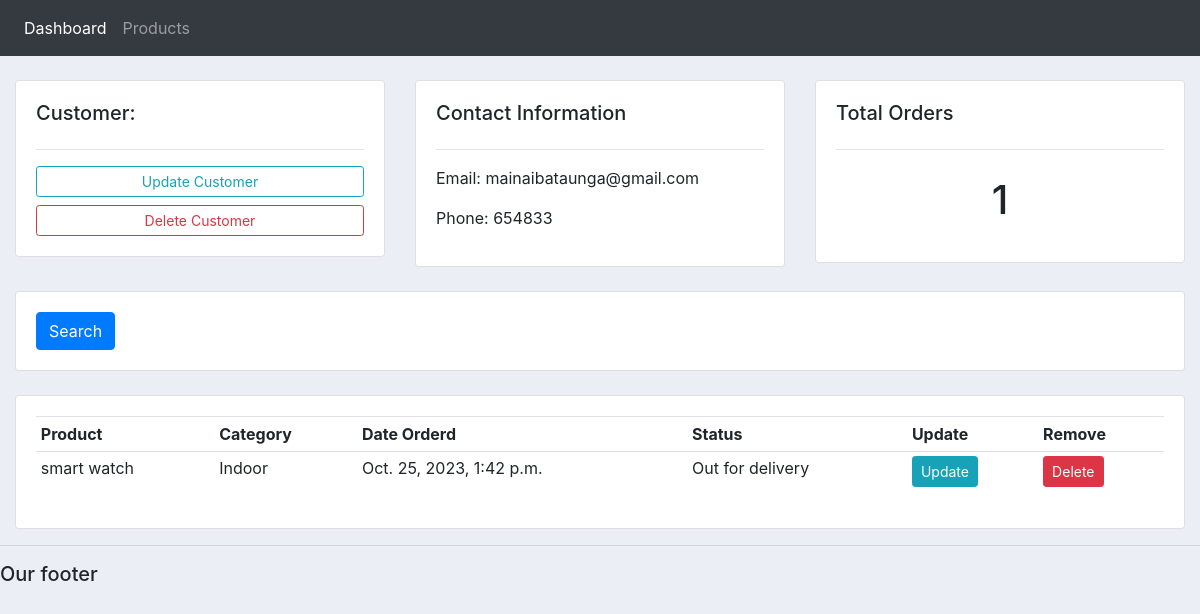
The app's page /customer/2/ with its own data.
### accounts/models.py (models this page shows, shortened)
class Customer(models.Model):
    name = models.CharField(max_length=200,null=True)
    phone = models.CharField(max_length=200,null=True)
    email = models.CharField(max_length=200,null=True)
    date_created= models.DateTimeField(auto_now_add=True, null=True)

class Order(models.Model):
    STATUS= (
      ('Pending','Pending'),
      ('Out for delivery','Out for delivery'),
      ('Delivered','Delivered'),
        )
    customer = models.ForeignKey(Customer,null=True,on_delete=models.SET_NULL)
    product = models.ForeignKey(Product,null=True,on_delete=models.SET_NULL)
    date_created=models.DateTimeField(auto_now_add=True,null=True)
    status= models.CharField(max_length=200,null=True, choices=STATUS)
    tag= models.ManyToManyField(Tag)

class Product(models.Model):
    CATEGORY=(('Indoor','Indoor'),('Out door','Out door'))
    name=models.CharField(max_length=200,null=True)
    price=models.FloatField(null=True)
    category=models.CharField(max_length=200,null=True,choices=CATEGORY)
    description=models.CharField(max_length=200,null=True,blank=True)
    date_created= models.DateTimeField(auto_now_add=True, null=True)
    def __str__(self):
        return self.name

### accounts/views.py (the view)
# urls.py: path('customer/<str:pk_text>/', views.customer,name ='customer'),
def customer(request,pk_text):
    customer= Customer.objects.get(id=pk_text)
    orders= customer.order_set.all()
    order=orders.count()
    context={'customer':customer,'orders':orders,'order':order}
    return render(request, 'accounts/customer.html',context)

### accounts/templates/accounts/customer.html
{%  extends 'accounts/main.html' %}
{% block content %}
	<br>
<div class="row">
	<div class="col-md">
		<div class="card card-body">
			<h5>Customer:</h5>
			<hr>
			<a class="btn btn-outline-info  btn-sm btn-block" href="">Update Customer</a>
			<a class="btn btn-outline-danger  btn-sm btn-block" href="">Delete Customer</a>
		</div>
	</div>
	<div class="col-md">
		<div class="card card-body">
			<h5>Contact Information</h5>
			<hr>
			<p>Email:  {{customer.email}}</p>
			<p>Phone: {{customer.phone}}</p>
		</div>
	</div>
	<div class="col-md">
		<div class="card card-body">
			<h5>Total Orders</h5>
			<hr>
			<h1 style="text-align: center;padding: 10px">{{order}}</h1>
		</div>
	</div>
</div>
<br>
<div class="row">
	<div class="col">
		<div class="card card-body">
			<form method="get">
		    <button class="btn btn-primary" type="submit">Search</button>
		  </form>
		</div>
	</div>
</div>
<br>
<div class="row">
	<div class="col-md">
		<div class="card card-body">
			<table class="table table-sm">
				<tr>
					<th>Product</th>
					<th>Category</th>
					<th>Date Orderd</th>
					<th>Status</th>
					<th>Update</th>
					<th>Remove</th>
				</tr>
                 {% for order in orders %}
				 <tr><td>{{order.product}}</td>
				 <td>{{order.product.category}}</td>
				<td>{{order.date_created}}</td>
				 <td>{{order.status}}</td>
				<td><a class="btn btn-sm btn-info" href="">Update</a></td>
				<td><a class="btn btn-sm btn-danger" href="">Delete</a></td>
				 </tr>
				 {% endfor %}
			</table>
		</div>
	</div>
</div>
{% endblock %}

### static/css/main.css (style rules this page uses)
body { background-color: #ebeff5; }

### records on screen
Customer: email "mainaibataunga@gmail.com", phone "654833"
Order: product "smart watch", product.category "Indoor", date_created "Oct. 25, 2023, 1:42 p.m.", status "Out for delivery"

### other values on screen
{{ order }} "1"
